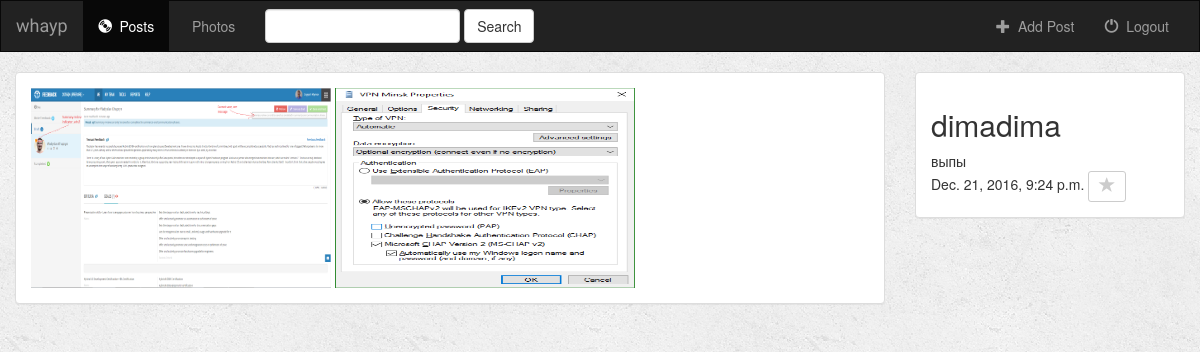
/17/ (signed in), run on an earlier commit of the app's database.
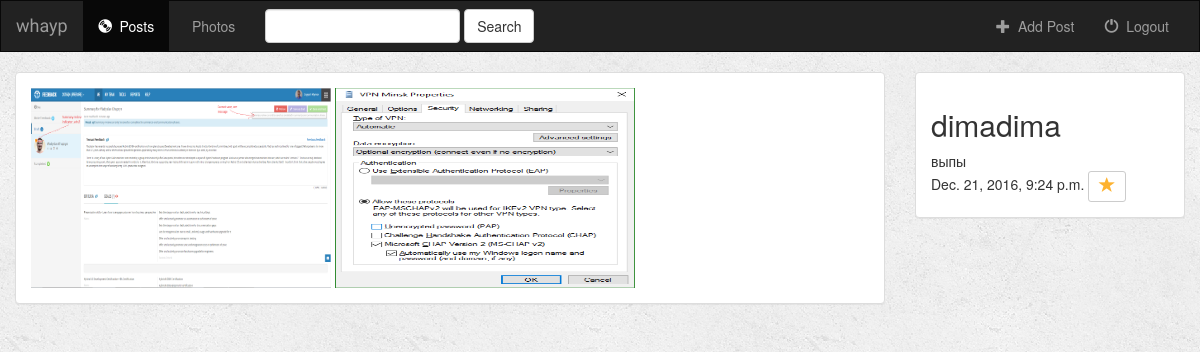
And on a later commit of the database.
### whayp/models.py (models this page shows, shortened)
class Post(models.Model):
    user = models.ForeignKey(User, default=1)
    description = models.CharField(max_length=250, default='')
    pub_date = models.DateTimeField(default=datetime.now())
    is_favorite = models.BooleanField(default=False)

### whayp/views.py (the view)
# urls.py: url(r'^(?P<post_id>[0-9]+)/$', views.detail, name='detail'),
def detail(request, post_id):
    if not request.user.is_authenticated():
        return render(request, 'whayp/login.html')
    else:
        user = request.user
        post = get_object_or_404(Post, pk=post_id)
        return render(request, 'whayp/detail.html', {'post': post, 'user': user})

### whayp/templates/whayp/detail.html (shortened to what this page needs)
{% extends 'whayp/base.html' %}
{% block posts_active %}active{% endblock %}
{% block body %}
<div class="container-fluid photos-container">
    <div class="row">
        <div class="col-sm-8 col-md-9">
            <div class="panel panel-default">
                <div class="panel-body">
                    {% for photo in post.photo_set.all %}
                                <img src="{{photo.photo_file.url}}"  style="width:300px;height:200px;">
                    {% endfor %}
                </div>
            </div>
        </div>
        <div class="col-sm-4 col-md-3">
            <div class="panel panel-default">
                <div class="panel-body">
                    <h2>{{user}}</h2>
                    {{post.description}}
                    <BR>
                    {{post.pub_date}}
                      <a href="{% url 'whayp:favorite_post' post.id %}" class="btn btn-default btn-sm btn-favorite"
                           role="button">
                            <span class="glyphicon glyphicon-star {% if post.is_favorite %}active{% endif %}"></span>
                        </a>
                </div>
            </div>
        </div>
    </div>
</div>
{% endblock %}

What changed in the data, as far as the page shows it:
changed Post "выпы": is_favorite False → True (drawn)
